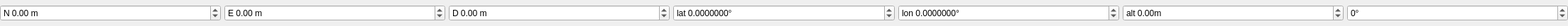
<?xml version="1.0" encoding="UTF-8"?>
<ui version="4.0">
 <class>QGCMissionNavLand</class>
 <widget class="QWidget" name="QGCMissionNavLand">
  <property name="geometry">
   <rect>
    <x>0</x>
    <y>0</y>
    <width>2208</width>
    <height>37</height>
   </rect>
  </property>
  <property name="sizePolicy">
   <sizepolicy hsizetype="Preferred" vsizetype="Preferred">
    <horstretch>0</horstretch>
    <verstretch>0</verstretch>
   </sizepolicy>
  </property>
  <property name="minimumSize">
   <size>
    <width>0</width>
    <height>0</height>
   </size>
  </property>
  <property name="windowTitle">
   <string>Form</string>
  </property>
  <property name="styleSheet">
   <string notr="true"/>
  </property>
  <layout class="QHBoxLayout" name="horizontalLayout">
   <property name="spacing">
    <number>5</number>
   </property>
   <property name="margin">
    <number>0</number>
   </property>
   <item>
    <widget class="QDoubleSpinBox" name="posNSpinBox">
     <property name="sizePolicy">
      <sizepolicy hsizetype="Expanding" vsizetype="Fixed">
       <horstretch>0</horstretch>
       <verstretch>0</verstretch>
      </sizepolicy>
     </property>
     <property name="focusPolicy">
      <enum>Qt::WheelFocus</enum>
     </property>
     <property name="toolTip">
      <string>Position X coordinate</string>
     </property>
     <property name="statusTip">
      <string>Position X corrdinate</string>
     </property>
     <property name="wrapping">
      <bool>false</bool>
     </property>
     <property name="frame">
      <bool>true</bool>
     </property>
     <property name="accelerated">
      <bool>true</bool>
     </property>
     <property name="keyboardTracking">
      <bool>false</bool>
     </property>
     <property name="prefix">
      <string>N </string>
     </property>
     <property name="suffix">
      <string> m</string>
     </property>
     <property name="minimum">
      <double>-10000.000000000000000</double>
     </property>
     <property name="maximum">
      <double>10000.000000000000000</double>
     </property>
     <property name="singleStep">
      <double>0.050000000000000</double>
     </property>
    </widget>
   </item>
   <item>
    <widget class="QDoubleSpinBox" name="posESpinBox">
     <property name="sizePolicy">
      <sizepolicy hsizetype="Expanding" vsizetype="Fixed">
       <horstretch>0</horstretch>
       <verstretch>0</verstretch>
      </sizepolicy>
     </property>
     <property name="focusPolicy">
      <enum>Qt::WheelFocus</enum>
     </property>
     <property name="toolTip">
      <string>Position Y/Longitude coordinate</string>
     </property>
     <property name="statusTip">
      <string>Position Y/Longitude coordinate</string>
     </property>
     <property name="keyboardTracking">
      <bool>false</bool>
     </property>
     <property name="prefix">
      <string>E </string>
     </property>
     <property name="suffix">
      <string> m</string>
     </property>
     <property name="minimum">
      <double>-10000.000000000000000</double>
     </property>
     <property name="maximum">
      <double>10000.000000000000000</double>
     </property>
     <property name="singleStep">
      <double>0.050000000000000</double>
     </property>
     <property name="value">
      <double>0.000000000000000</double>
     </property>
    </widget>
   </item>
   <item>
    <widget class="QDoubleSpinBox" name="posDSpinBox">
     <property name="sizePolicy">
      <sizepolicy hsizetype="Expanding" vsizetype="Fixed">
       <horstretch>0</horstretch>
       <verstretch>0</verstretch>
      </sizepolicy>
     </property>
     <property name="focusPolicy">
      <enum>Qt::WheelFocus</enum>
     </property>
     <property name="toolTip">
      <string>Position Z coordinate (local frame, negative)</string>
     </property>
     <property name="statusTip">
      <string/>
     </property>
     <property name="keyboardTracking">
      <bool>false</bool>
     </property>
     <property name="prefix">
      <string>D </string>
     </property>
     <property name="suffix">
      <string> m</string>
     </property>
     <property name="minimum">
      <double>-10000.000000000000000</double>
     </property>
     <property name="maximum">
      <double>10000.000000000000000</double>
     </property>
     <property name="singleStep">
      <double>0.050000000000000</double>
     </property>
    </widget>
   </item>
   <item>
    <widget class="QDoubleSpinBox" name="latSpinBox">
     <property name="sizePolicy">
      <sizepolicy hsizetype="Expanding" vsizetype="Fixed">
       <horstretch>0</horstretch>
       <verstretch>0</verstretch>
      </sizepolicy>
     </property>
     <property name="focusPolicy">
      <enum>Qt::WheelFocus</enum>
     </property>
     <property name="toolTip">
      <string>Latitude in degrees</string>
     </property>
     <property name="statusTip">
      <string>Latitude in degrees</string>
     </property>
     <property name="keyboardTracking">
      <bool>false</bool>
     </property>
     <property name="prefix">
      <string>lat </string>
     </property>
     <property name="suffix">
      <string>°</string>
     </property>
     <property name="decimals">
      <number>7</number>
     </property>
     <property name="minimum">
      <double>-90.000000000000000</double>
     </property>
     <property name="maximum">
      <double>90.000000000000000</double>
     </property>
     <property name="singleStep">
      <double>0.000010000000000</double>
     </property>
    </widget>
   </item>
   <item>
    <widget class="QDoubleSpinBox" name="lonSpinBox">
     <property name="sizePolicy">
      <sizepolicy hsizetype="Expanding" vsizetype="Fixed">
       <horstretch>0</horstretch>
       <verstretch>0</verstretch>
      </sizepolicy>
     </property>
     <property name="focusPolicy">
      <enum>Qt::WheelFocus</enum>
     </property>
     <property name="toolTip">
      <string>Longitude in degrees</string>
     </property>
     <property name="statusTip">
      <string>Longitude in degrees</string>
     </property>
     <property name="keyboardTracking">
      <bool>false</bool>
     </property>
     <property name="prefix">
      <string>lon </string>
     </property>
     <property name="suffix">
      <string>°</string>
     </property>
     <property name="decimals">
      <number>7</number>
     </property>
     <property name="minimum">
      <double>-180.000000000000000</double>
     </property>
     <property name="maximum">
      <double>180.000000000000000</double>
     </property>
     <property name="singleStep">
      <double>0.000010000000000</double>
     </property>
    </widget>
   </item>
   <item>
    <widget class="QDoubleSpinBox" name="altSpinBox">
     <property name="sizePolicy">
      <sizepolicy hsizetype="Expanding" vsizetype="Fixed">
       <horstretch>0</horstretch>
       <verstretch>0</verstretch>
      </sizepolicy>
     </property>
     <property name="toolTip">
      <string>Altitude in meters</string>
     </property>
     <property name="statusTip">
      <string>Altitude in meters</string>
     </property>
     <property name="keyboardTracking">
      <bool>false</bool>
     </property>
     <property name="prefix">
      <string>alt </string>
     </property>
     <property name="suffix">
      <string>m</string>
     </property>
     <property name="decimals">
      <number>2</number>
     </property>
     <property name="minimum">
      <double>-100000.000000000000000</double>
     </property>
     <property name="maximum">
      <double>100000.000000000000000</double>
     </property>
    </widget>
   </item>
   <item>
    <widget class="QDoubleSpinBox" name="yawSpinBox">
     <property name="sizePolicy">
      <sizepolicy hsizetype="Expanding" vsizetype="Fixed">
       <horstretch>0</horstretch>
       <verstretch>0</verstretch>
      </sizepolicy>
     </property>
     <property name="focusPolicy">
      <enum>Qt::StrongFocus</enum>
     </property>
     <property name="toolTip">
      <string>Rotary wing only: Desired yaw angle at waypoint</string>
     </property>
     <property name="statusTip">
      <string>Rotary wing only: Desired yaw angle at waypoint</string>
     </property>
     <property name="wrapping">
      <bool>true</bool>
     </property>
     <property name="keyboardTracking">
      <bool>false</bool>
     </property>
     <property name="prefix">
      <string/>
     </property>
     <property name="suffix">
      <string>°</string>
     </property>
     <property name="decimals">
      <number>0</number>
     </property>
     <property name="minimum">
      <double>-180.000000000000000</double>
     </property>
     <property name="maximum">
      <double>180.000000000000000</double>
     </property>
    </widget>
   </item>
  </layout>
 </widget>
 <resources/>
 <connections/>
</ui>
